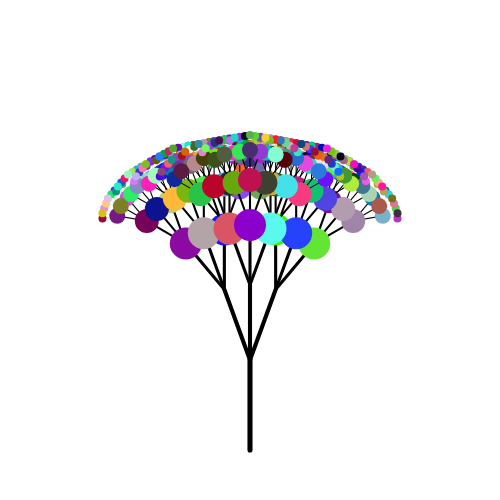
Frame 1 (no input)
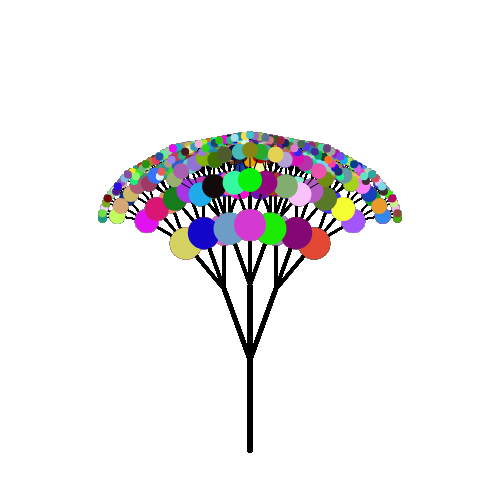
Frame 60 (no input)
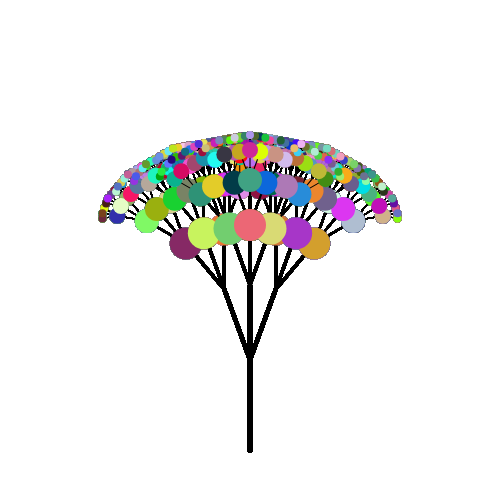
Frame 120 (the mouse pressed at the canvas centre since frame 60)

The p5.js sketch that drew these frames (run headless with seeded random() and noise() and a simulated clock; from frame 60 on, the mouse is pressed at the canvas centre):

// p5.js sketch
// ── sketch.js
// Project Title
// Your Name
// Date
//
// Extra for Experts:
// - describe what you did to take this project "above and beyond"



let scale = 15;
function setup() {
  createCanvas(500, 500);
  background(255);
}
function draw() {
  drawTree(width / 2, height * 0.9, 90, 6);
}
function drawLine(x1, y1, x2, y2, depth) {
  //draw a line segment connecting (x1,y1) to (x2,y2)
  line(x1, y1, x2, y2);
}

function drawTree(x1, y1, angle, depth) {
  if (depth > 0) {
    let branch; //setting a variable to count each branch
    let x2 = x1 + (cos(radians(angle)) * depth * scale); //calculate endpoints of current branch
    let y2 = y1 - (sin(radians(angle)) * depth * scale); //using trig ratios. Get shorter based on depth
    strokeWeight(1);
    stroke(0);
    let branchwidth = 1; //make the branch 1 pixel wide at the beginning.
    //the trunk
    strokeWeight(depth-0.9);
    drawLine(x1, y1, x2, y2, depth);


    //for a 2-branch tree:
    drawTree(x2, y2, angle - 20, depth - 1);
    drawTree(x2, y2, angle + 20, depth - 1);
    //3rd
    drawTree(x2, y2, angle, depth - 1);
    if(depth <5){
      drawLeaves(x2,y2, depth);
    }

  }

}
function drawLeaves(x,y,diameter){
  noStroke();
  fill(random(255),random(255),random(255));
  circle(x,y,diameter*8);
}
